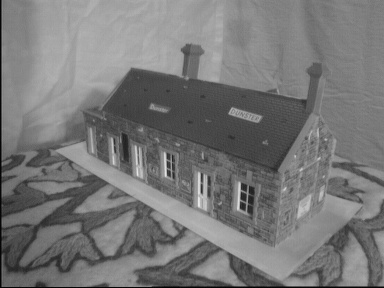
#> input picture assignment5/data/epipolar/house1.jpg, 384 x 288 px
$ jupyter execute --allow-errors 02_Fundamental_matrix_epipoles.ipynb   (older library calls are emulated)
#> lines starting #> are read from the running program, lines starting #| are printed output that depends on the picture
### assignment5/my_utils.py
# ALL FUNCTION FROM PREVIOUS TASK

# libraries
import numpy as np
import cv2
from matplotlib import pyplot as plt

from math import pi, sqrt, exp, ceil


def gauss(sigma):
    kernel = list(map(
        lambda x: 1 / (sqrt(2 * pi) * sigma) * exp(-x ** 2 / (2 * sigma ** 2)),
        range(-ceil(3 * sigma), ceil(3 * sigma) + 1)
    ))
    return np.array(kernel) / sum(kernel)


def gaussdx(sigma):
    kernel = list(map(
        lambda x: -1 / (sqrt(2 * pi) * sigma ** 3) * x * exp(-x ** 2 / (2 * sigma ** 2)),
        range(-ceil(3 * sigma), ceil(3 * sigma) + 1)
    ))
    return np.array(kernel) / np.sum(np.abs(kernel))


def convert_to_2D(kernel):
    size = (len(kernel) - 1) // 2
    kernel2d = np.zeros((2 * size + 1, 2 * size + 1))
    kernel2d[size, :] = kernel  # kernel should be in the middle row of square matrix
    return kernel2d


# [5 lines left out: function show_images, not called in this run]


def flip(kernel):
    return kernel.reshape(-1)[::-1].reshape((kernel.shape))


def convolve(src, kernel):
    return cv2.filter2D(src, -1, flip(kernel))


def convolve_more_kernels(src, kernels):
    src_copy = np.copy(src)
    for kernel in kernels:
        src_copy = convolve(src_copy, kernel)
    return src_copy


def get_image_derivatives(I, sigma):
    G = convert_to_2D(gauss(sigma))
    D = convert_to_2D(gaussdx(sigma))
    Ix = convolve_more_kernels(I, [G.T, D])
    Iy = convolve_more_kernels(I, [D.T, G])
    return Ix, Iy


# [8 lines left out: function get_image_2nd_derivatives, not called in this run]


from itertools import product
from scipy import ndimage


# [5 lines left out: function get_hessians, not called in this run]


def non_maximum_supression(src):
    src = np.copy(src)
    neighborhood = np.array([[1, 1, 1],
                             [1, 0, 1],
                             [1, 1, 1]])
    neighborhood_max = ndimage.generic_filter(src, lambda x: max(x), footprint=neighborhood, mode='constant', cval=0)
    # return max value of neighborhood for each pixel
    coordinates = product(range(src.shape[0]), range(src.shape[1]))
    for coor, nei_max in zip(coordinates, neighborhood_max.reshape(-1)):
        if src[coor] <= nei_max: src[coor] = 0
    return src


# [14 lines left out: functions hessian_points, show_points, not called in this run]


def get_harris_values(src, sigma, plot_hessian=False):
    Ix, Iy = get_image_derivatives(src, sigma)
    Gx = convert_to_2D(gauss(1.6 * sigma))
    G = convolve(Gx, Gx.T)

    # values of specific matrix indices for whole image
    C11 = convolve(Ix ** 2, G)
    C22 = convolve(Iy ** 2, G)
    C12 = convolve(Ix * Iy, G)

    det = C11 * C22 - C12 ** 2
    trace = C11 + C22
    alpha = 0.06
    values = det - alpha * trace ** 2
    if plot_hessian: show_images([values], [f'harris values for sigma = {sigma}'])
    return values


def harris_points(src, sigma, t):
    src_gray = cv2.cvtColor(src, cv2.COLOR_RGB2GRAY)
    src_gray = src_gray.astype(float)
    values = get_harris_values(src_gray, sigma)
    values[values <= t] = 0  # threshold values
    supr_det = non_maximum_supression(values)
    return [(j, i) for i, j in product(range(supr_det.shape[0]), range(supr_det.shape[1])) if
            supr_det[i, j] != 0]  # get coordinates which values is not zero


def read_data(filename):
    # reads a numpy array from a text file
    with open(filename) as f:
        s = f.read()

    return np.fromstring(s, sep=' ')


def helinger(h1, h2):
    return np.sqrt(0.5 * np.sum(np.square(np.sqrt(h1) - np.sqrt(h2))))


def find_correspodences_symetric(I1, descriptors1, I2, descriptors2):
    correspondences_1to2 = dict()
    correspondences_2to1 = dict()
    for indx, desc1 in enumerate(descriptors1):
        dist = [(i, helinger(desc1, desc2)) for i, desc2 in enumerate(descriptors2)]
        nearest_point = min(dist, key=lambda x: x[1])[0]
        correspondences_1to2[indx] = nearest_point
    for indx, desc2 in enumerate(descriptors2):
        dist = [(i, helinger(desc1, desc2)) for i, desc1 in enumerate(descriptors1)]
        nearest_point = min(dist, key=lambda x: x[1])[0]
        correspondences_2to1[indx] = nearest_point
    return [(i1, i2) for i1, i2 in correspondences_1to2.items() if correspondences_2to1[i2] == i1]


def simple_descriptors(I, pts, bins=16, radius=40, w=11):
    g = gauss(w)
    d = gaussdx(w)

    Ix = cv2.filter2D(I, cv2.CV_32F, g.T)
    Ix = cv2.filter2D(Ix, cv2.CV_32F, d)

    Iy = cv2.filter2D(I, cv2.CV_32F, g)
    Iy = cv2.filter2D(Iy, cv2.CV_32F, d.T)

    Ixx = cv2.filter2D(Ix, cv2.CV_32F, g.T)
    Ixx = cv2.filter2D(Ixx, cv2.CV_32F, d)

    Iyy = cv2.filter2D(Iy, cv2.CV_32F, g)
    Iyy = cv2.filter2D(Iyy, cv2.CV_32F, d.T)

    mag = np.sqrt(Ix ** 2 + Iy ** 2)
    mag = np.floor(mag * ((bins - 1) / np.max(mag)))

    feat = Ixx + Iyy
    feat += abs(np.min(feat))
    feat = np.floor(feat * ((bins - 1) / np.max(feat)))

    desc = []

    for y, x in pts:
        minx = max(x - radius, 0)
        maxx = min(x + radius, I.shape[0])
        miny = max(y - radius, 0)
        maxy = min(y + radius, I.shape[1])
        r1 = mag[minx:maxx, miny:maxy].reshape(-1)
        r2 = feat[minx:maxx, miny:maxy].reshape(-1)

        a = np.zeros((bins, bins))
        for m, l in zip(r1, r2):
            a[int(m), int(l)] += 1

        a = a.reshape(-1)
        a /= np.sum(a)

        desc.append(a)

    return np.array(desc)

# [7 lines left out: function find_correspodences, not called in this run]


def find_matches(I1, I2, sigma=3, threshold=1000, symetric=True):
    ps1 = harris_points(I1, sigma, threshold)
    ps2 = harris_points(I2, sigma, threshold)
    desc1 = simple_descriptors(I1, ps1)
    desc2 = simple_descriptors(I2, ps2)
    if symetric:
        corr = find_correspodences_symetric(I1, desc1, I2, desc2)
    else:
        corr = find_correspodences(desc1,desc2)
    return ps1, ps2, corr

def display_matches(im1, im2, pts1, pts2, matches):
	# NOTE: this will only work correctly for images with the same height
	# NOTE: matches should contain index pairs (i.e. first element is the index to pts1 and second for pts2)

	I = np.hstack((im1, im2))
	w = im1.shape[1]
	plt.clf()
	plt.imshow(I)

	for i, j in matches:
		p1 = pts1[int(i)]
		p2 = pts2[int(j)]
		plt.plot(p1[0], p1[1], 'bo')
		plt.plot(p2[0] + w, p2[1], 'bo')
		plt.plot([p1[0], p2[0] + w], [p1[1], p2[1]], 'r')

	plt.draw()
	plt.show()

### assignment5/a5_utils.py
import numpy as np
import cv2
from matplotlib import pyplot as plt

def normalize_points(P):
	mu = np.mean(P, axis=0) # mean
	scale = np.sqrt(2) / np.mean(np.sqrt(np.sum((P-mu)**2,axis=1))) # scale
	T = np.array([[scale, 0, -mu[0]*scale],[0, scale, -mu[1]*scale],[0,0,1]]) # transformation matrix
	P = np.hstack((P,np.ones((P.shape[0],1)))) # homogeneous coordinates
	res = np.dot(T,P.T).T
	return res, T

# [43 lines left out: functions draw_epiline, warpTwoImages, get_grid, not called in this run]

### assignment5/02_Fundamental_matrix_epipoles.ipynb
[cell 1]
# libraries
import numpy as np
import cv2
from matplotlib import pyplot as plt

# 2) Fundamental matrix and epipoles

### a) 8-point algorithm

[cell 2]
from a5_utils import normalize_points


def get_constraints_for_point(x1, x2):
    u1, v1, _ = x1
    u2, v2, _ = x2
    A = np.array([
        [u2 * u1, u2 * v1, u2, v2 * u1, v2 * v1, v2, u1, v1, 1]
    ])
    return A


def construct_constrainst_matrix(points1, points2):
    constraints_for_points = [get_constraints_for_point(p1, p2) for p1, p2 in zip(points1, points2)]
    return np.concatenate(constraints_for_points, axis=0)


def get_Ft_from(A):
    U, D, V_t = np.linalg.svd(A)
    return V_t[8, :].reshape((3, 3))


def change_rank_to_2(F_t):
    U, D, V_t = np.linalg.svd(F_t)
    F = U @ np.diag(D) @ V_t
    return F


def get_epipoles_from(F):
    U, D, V_t = np.linalg.svd(F)
    V = V_t.T
    return V[:, 2] / V[2, 2], U[:, 2] / U[2, 2]


def eight_point_algorithm(points1, points2):
    A = construct_constrainst_matrix(points1, points2)
    F_t = get_Ft_from(A)
    F = change_rank_to_2(F_t)
    e1, e2 = get_epipoles_from(F)
    return F, e1, e2


def get_fundamental_matrix(points1, points2):  #with normalizing
    norm_ps1, T1 = normalize_points(points1)
    norm_ps2, T2 = normalize_points(points2)
    F, e1, e2 = eight_point_algorithm(norm_ps1, norm_ps2)
    return T2.T @ F @ T1, e1, e2

### 2) test fundamental matrix

[cell 3]
from my_utils import read_data
from a5_utils import draw_epiline

#New york
house1 = cv2.imread("data/epipolar/house1.jpg")
#> house1 is the input picture: shape (288, 384, 3); min 0, max 232, mean 119.2
house2 = cv2.imread("data/epipolar/house2.jpg")
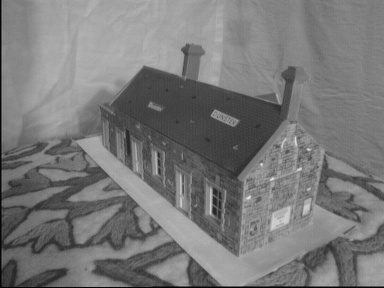
#> input picture assignment5/data/epipolar/house2.jpg, 384 x 288 px
#> house2 is the input picture: shape (288, 384, 3); min 0, max 229, mean 120.7

#> (the rest of this cell did not finish here and is left out)

pt1 = np.array([[x, y] for x, y in zip(points[:, 0], points[:, 1])])
pt2 = np.array([[x, y] for x, y in zip(points[:, 2], points[:, 3])])

F1 = read_data('data/epipolar/house_fundamental.txt').reshape((3, 3))
F, _, _ = get_fundamental_matrix(pt1, pt2)
plt.imshow(house1)
for x, y in pt2:
    draw_epiline(F.T @ np.array([x, y, 1]), house1.shape[0], house1.shape[1])
plt.plot([j for j, _ in pt1], [i for _, i in pt1], 'o', color='red')

plt.show()

plt.imshow(house2)
for x, y in pt1:
    draw_epiline(F @ np.array([x, y, 1]), house2.shape[0], house2.shape[1])
plt.plot([j for j, _ in pt2], [i for _, i in pt2], 'o', color='red')
plt.show()

### Reprojection matrix

[cell 4]
def distance_between(line, p):
    a, b, c = line
    x, y = p
    return np.abs(a * x + b * y + c) / np.sqrt(a ** 2 + b ** 2)


def homo_coor(p):
    return np.append(p, [1])


def reprojection_error(F, p1, p2, lamda=np.mean):
    l1 = F.T @ homo_coor(p2)
    dist1 = distance_between(l1, p1)

    l2 = F @ homo_coor(p1)
    dist2 = distance_between(l2, p2)

    return lamda(np.array([dist1, dist2]))


#test 1 for points [85,233] [67,219]
#> (the rest of this cell did not finish here and is left out)

### d) RANSAC - inliners

[cell 5]
def get_inliners(F, ps1, ps2, threshold):
    inliners = []
    for i in range(len(ps1)):
        if reprojection_error(F, ps1[i], ps2[i], lamda=np.max) < threshold:
            inliners.append(i)
    return inliners

### e) RANSAC

[cell 6]
from random import sample


def ransac_fundamental(ps1, ps2, k, threshold):
    best_F = None
    best_inliners = []
    for _ in range(k):
        sample_indices = sample(range(len(ps1)), 8)
        samples1 = ps1[sample_indices]
        samples2 = ps2[sample_indices]
        F, _, _ = get_fundamental_matrix(samples1, samples2)
        samples_inliners = get_inliners(F, ps1, ps2, threshold)
        if len(samples_inliners) > len(best_inliners):
            best_inliners = samples_inliners
            best_F = F
    return best_F, best_inliners


#> (the rest of this cell did not finish here and is left out)

matches1 = np.array([[x, y] for x, y in zip(points[:, 0], points[:, 1])])
matches2 = np.array([[x, y] for x, y in zip(points[:, 2], points[:, 3])])

F, inliners = ransac_fundamental(matches1, matches2, k=100, threshold=5)

sample_indices = sample(range(len(matches2)), 5)
test_points = [[200, 50], [280, 250], [320, 60], [125, 150]]

plt.imshow(house1)
plt.plot([j for j, _ in test_points], [i for _, i in test_points], 'o', color='blue')
plt.show()

plt.imshow(house2)
for x, y in test_points:
    draw_epiline(F @ np.array([x, y, 1]), house2.shape[0], house2.shape[1])
plt.show()

plt.imshow(house1)
plt.plot([j for j, _ in matches1], [i for _, i in matches1], 'o', color='red')
plt.plot([j for j, _ in matches1[inliners]], [i for _, i in matches1[inliners]], 'o', color='blue')
plt.show()

plt.imshow(house2)
plt.plot([j for j, _ in matches2], [i for _, i in matches2], 'o', color='red')
plt.plot([j for j, _ in matches2[inliners]], [i for _, i in matches2[inliners]], 'o', color='blue')
plt.show()

### f) estimate F from two images

[cell 7]
from my_utils import find_matches, display_matches


def estimate_F_from(I1, I2, verbose=True):
    ps1, ps2, corr = find_matches(I1, I2,sigma=1, symetric=True, threshold=100 )
    ps1 = np.array(ps1)[[i for i,_ in corr]]
    ps2 = np.array(ps2)[[i for _,i in corr]]
    F, inliners = ransac_fundamental(ps1,ps2,k=100,threshold=0.99)
    mean_error = np.mean(np.array([reprojection_error(F,ps1[i],ps2[i]) for i in inliners]))

    if verbose:
        display_matches(I1,I2,ps1,ps2, [(i,i) for i in range(len(ps1))])

        plt.imshow(I1)
        plt.plot([j for j, _ in ps1], [i for _, i in ps1], 'o', color='red')
        plt.plot([j for j, _ in ps1[inliners]], [i for _, i in ps1[inliners]], 'o', color='blue')
        plt.title(f'inliners: {len(inliners)/len(ps1)*100} %, error: {mean_error}')
        plt.show()

        plt.imshow(I2)
        plt.plot([j for j, _ in ps2], [i for _, i in ps2], 'o', color='red')
        plt.plot([j for j, _ in ps2[inliners]], [i for _, i in ps2[inliners]], 'o', color='blue')
        plt.show()
    return F

F = estimate_F_from(house1,house2)
#> the loop in convolve_more_kernels, `for kernel in kernels:` made 2 passes
#> the loop in convolve_more_kernels (call 2), `for kernel in kernels:` made 2 passes
#> in get_harris_values, `values = det - alpha * trace ** 2`:
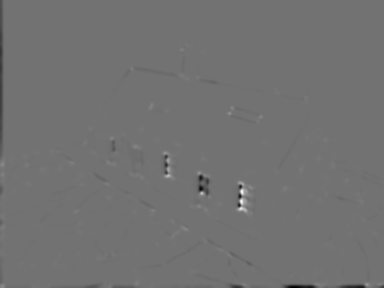
#> values: shape (288, 384) float64; min -311755.8, max 381533.5, mean -943.9; drawn with min black and max white
#> the loop in non_maximum_supression, `for coor, nei_max in zip(coordinates, neighborhood_max.reshape(-1)):` made 110592 passes
#> coor on passes 1 to 3: (0, 0), (0, 1), (0, 2)
#> after the loop in non_maximum_supression, `for coor, nei_max in zip(coordinates, neighborhood_max.reshape(-1)):`: src: shape (288, 384) float64; min 0, max 381533.5, mean 49.6
#> in find_matches, `ps1 = harris_points(I1, sigma, threshold)`: ps1 = 529 pairs, first value 2 to 383, second value 39 to 287
#> call 2 of get_harris_values, with sigma = 1, plot_hessian = False
#> the loop in convolve_more_kernels (call 4), `for kernel in kernels:` made 2 passes
#> pass 1, in convolve_more_kernels (call 4), `src_copy = convolve(src_copy, kernel)`:
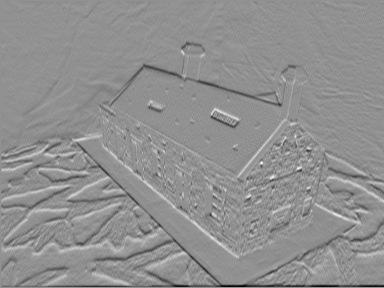
#> src_copy: shape (288, 384) float64; min -69.93, max 52.98, mean -0.4; drawn with min black and max white
#> in get_harris_values (call 2), `values = det - alpha * trace ** 2`:
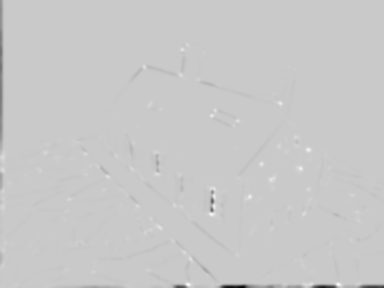
#> values: shape (288, 384) float64; min -379100.3, max 101489.2, mean -1368.5; drawn with min black and max white
#> the loop in non_maximum_supression (call 2), `for coor, nei_max in zip(coordinates, neighborhood_max.reshape(-1)):` made 110592 passes
#> after the loop in non_maximum_supression (call 2), `for coor, nei_max in zip(coordinates, neighborhood_max.reshape(-1)):`:
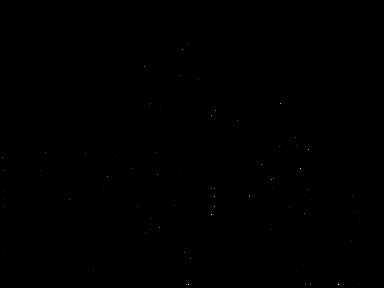
#> src: shape (288, 384) float64; min 0, max 101489.2, mean 33.1; drawn with min black and max white
#> in find_matches, `ps2 = harris_points(I2, sigma, threshold)`: ps2 = 509 pairs, first value 2 to 383, second value 40 to 287
#> in simple_descriptors, `mag = np.sqrt(Ix ** 2 + Iy ** 2)`:
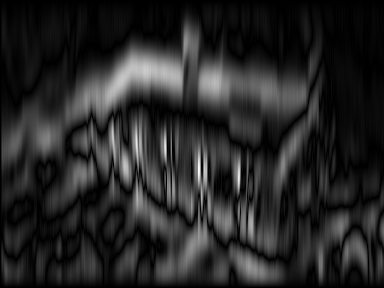
#> mag: shape (288, 384, 3) float32; min 1.07e-08, max 62.46, mean 9.6; drawn with min black and max white
#> the loop in simple_descriptors, `for y, x in pts:` made 529 passes
#> (y, x, minx, maxx, miny, maxy) on passes 1 to 3: (220, 39, 0, 79, 180, 260), (187, 44, 4, 84, 147, 227), (199, 46, 6, 86, 159, 239)
#> after the loop in simple_descriptors, `for y, x in pts:`: desc = 529 items
#> in simple_descriptors, `return np.array(desc)`:
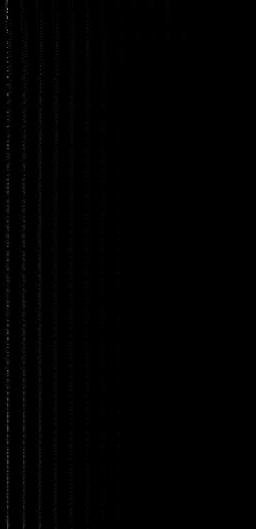
#> returned value: shape (529, 256) float64; min 0, max 0.543, mean 0.00391
#> call 2 of simple_descriptors, with bins = 16, radius = 40, w = 11
#> in simple_descriptors (call 2), `Ix = cv2.filter2D(Ix, cv2.CV_32F, d)`:
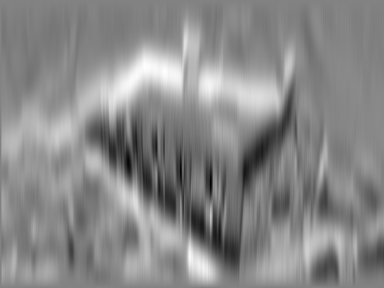
#> Ix: shape (288, 384, 3) float32; min -37.51, max 35.67, mean 1.7; drawn with min black and max white
#> in simple_descriptors (call 2), `Ixx = cv2.filter2D(Ixx, cv2.CV_32F, d)`:
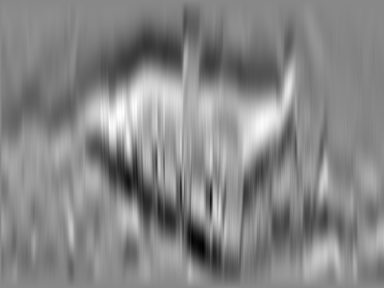
#> Ixx: shape (288, 384, 3) float32; min -16.61, max 14.47, mean -0.136; drawn with min black and max white
#> in simple_descriptors (call 2), `mag = np.sqrt(Ix ** 2 + Iy ** 2)`:
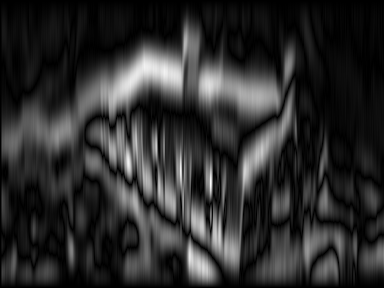
#> mag: shape (288, 384, 3) float32; min 4.69e-10, max 53.05, mean 9.4; drawn with min black and max white
#> the loop in simple_descriptors (call 2), `for y, x in pts:` made 509 passes
#> (y, x, minx, maxx, miny, maxy) on passes 1 to 3: (220, 40, 0, 80, 180, 260), (187, 44, 4, 84, 147, 227), (200, 46, 6, 86, 160, 240)
#> after the loop in simple_descriptors (call 2), `for y, x in pts:`: desc = 509 items
#> the loop in find_correspodences_symetric, `for indx, desc1 in enumerate(descriptors1):` made 529 passes
#> nearest_point on passes 1 to 3: 0, 8, 8
#> after the loop in find_correspodences_symetric, `for indx, desc1 in enumerate(descriptors1):`: correspondences_1to2 = 529 items
#> the loop in find_correspodences_symetric, `for indx, desc2 in enumerate(descriptors2):` made 509 passes
#> nearest_point on passes 1 to 3: 0, 1, 1
#> the loop in display_matches, `for i, j in matches:` made 35 passes
